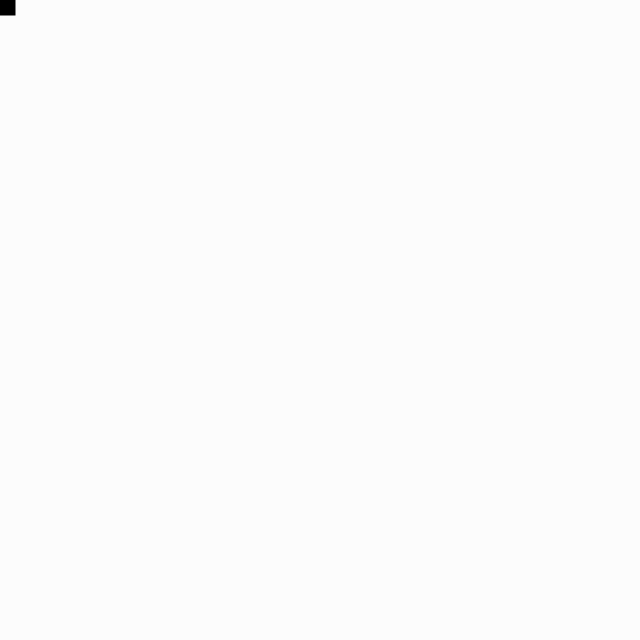
Frame 1 (no input)
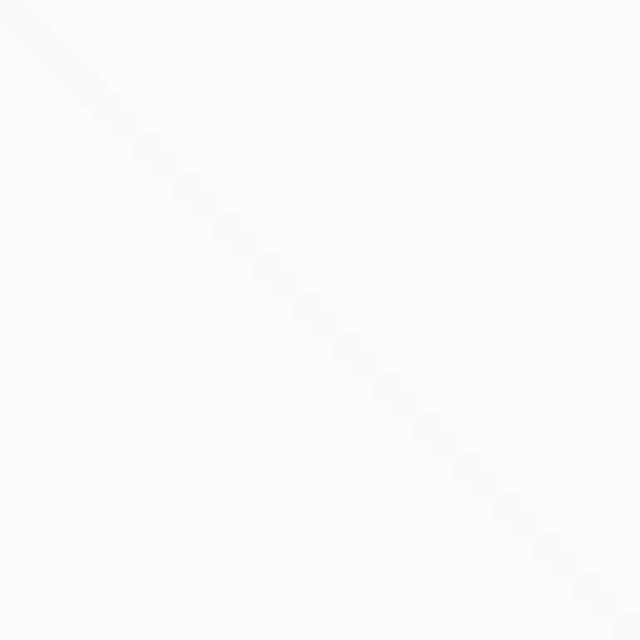
Frame 60 (the mouse pressed at the canvas centre just before this capture)
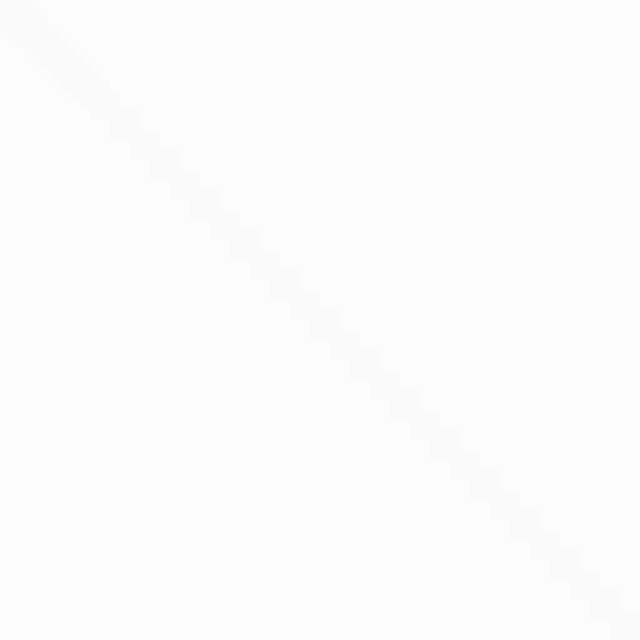
Frame 120 (the mouse held since frame 60 and released just before this capture)

The Processing sketch that drew these frames (run headless with seeded random() and noise(); from frame 60 on, the mouse is pressed at the canvas centre):

// Processing sketch: sketch_050
// ── sketch_050.pde
float Max = 20;

float X, Y;
float Spx, Spy;
float Acx, Acy;

void setup() {
    size(640, 640);
    colorMode(HSB, 100);
    background(99);
    frameRate(15);
    
    X = Y = 0;
    Spx = Spy = 0;
    Acx = Acy = 0.5;
}

void draw() {
    fadeToWhite();
    
    Spx += Acx;
    Spy += Acy;
    if(Spx > 10) Spx = Max;
    if(Spy > 10) Spy = Max;
    X += Spx;
    Y += Spy;

    noStroke();
    fill(0);
    rectMode(CENTER);
    rect(X, Y, 30, 30);
}

void fadeToWhite(){
    noStroke();
    fill(99, 30);
    rectMode(CORNER);
    rect(0, 0, width, height);
}

color randomRGBColor(){
    color c = color(random(256), random(256), random(256));
    return c;
}

void keyTyped() {
    if (key == 's' || key == 'S') {
        save("screen.png");
    }
}
